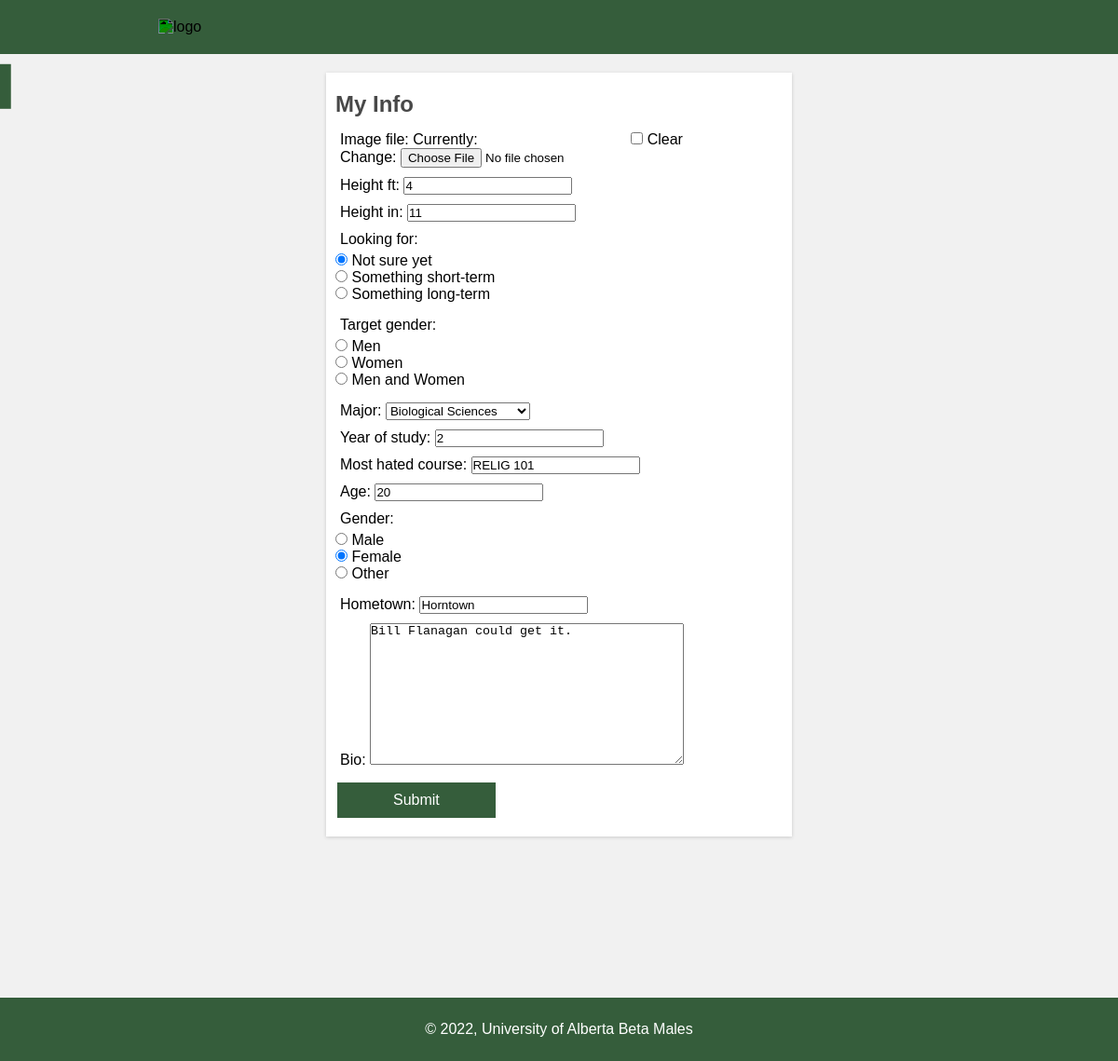
The app's page /account/edit_info/ (signed in) with its own data.
### account/models.py (models this page shows, shortened)
class UserInfo(models.Model):
    user = models.OneToOneField(
        to=User,
        on_delete=models.CASCADE,
        )
    image_file = models.ImageField(
        null=True,
        blank=True
        )
    height_ft = models.IntegerField()
    height_in = models.IntegerField()
    looking_for = models.CharField(max_length=40)
    target_gender = models.CharField(max_length=40)
    major = models.CharField(max_length=40)
    year_of_study = models.IntegerField()
    most_hated_course = models.CharField(max_length=40)
    first_name = models.CharField(max_length=40, null=True, blank=True)
    age = models.IntegerField()
    gender = models.CharField(max_length=40)
    hometown = models.CharField(max_length=50)
    bio = models.TextField(max_length=300)

### account/views.py (the view, shortened to what this page needs)
# urls.py: path("account/edit_info/", views.edit_info),
def edit_info(request):
    context = {}
    context["index"] = INDEX_URL
    try:
        user_info = UserInfo.objects.get(user=request.user)
        form = PersonalInfoForm(instance=user_info)
    except:
        form = PersonalInfoForm()
        user_info = None
    context["account_url"] = ACCOUNT_URL
    context["form"] = form
    return render(request, "edit_info.html", context)

### account/templates/edit_info.html (shortened to what this page needs)
<!DOCTYPE html>
<html>
    <head>
    </head>
    <body>
        <header>
            <a href={{index}}>
            <img alt="logo" src="https://logodix.com/logo/1031274.png">
        </header>
        <main>
            <article>
                    <h1>My Info</h1>
                    <p>
                        <form method="post" enctype="multipart/form-data">
                            {{form.as_p}}
                            <submitbutton>
                                <input type="submit" value="Submit" placeholder = "Test">
                            </submitbutton>
                        </form>
                    <p>
            </article>
            <div>
                <button type="submit">
                    <a href={{account_url}}>Account</a>
                </button>
            </div>
        </main>
        <footer>
            <p> &copy; <script>document.write(new Date().getFullYear());</script>, University of Alberta Beta Males</p>
        </footer>
    </body>
</html>

### account/templates/edit_info.html (style rules this page uses)
* { margin: 0; padding: 0; box-sizing: border-box; }
header { text-align: left; background-color: #355d3b; color: #fff; padding: 20px; }
body { font-family: Arial, Helvetica, sans-serif; background-color: #f1f1f1; }
img { margin-left: 150px; height: 40px; width: 170px; object-fit: cover; object-position: 100% 95%; filter: invert(100%) sepia(0%) saturate(2000%) hue-rotate(147deg) brightness(118%) contrast(100%); }
main { text-align: center; margin: auto; padding: 20px 80px; border-radius: 5; min-height: calc(150vh - 50px - 69px); }
article { margin: auto; text-align: left; box-shadow: rgba(0, 0, 0, 0.16) 0px 1px 4px; background-color: #fff; position: absolute; padding: 0px 10px; width: 500px; height: auto; left: 50%; margin-right: -50%; transform: translate(-50%, 0%); }
h1 { color: #484848; padding: 20px 0 0 0; }
a { text-decoration: none; color: #fff; }
input[value = "Submit"] { background-color: #355d3b; border: none; color: #fff; text-align: center; display: inline-block; font-size: 16px; margin: 10px 2px; cursor: pointer; padding: 10px 60px; }
footer { margin: 0; text-align: center; background-color: #355d3b; color: #fff; padding: 20px; width: 100%; bottom: 0; position: fixed; }
button { background-color: #355d3b; border: #000; color: #fff; text-align: center; display: inline-block; font-size: 16px; margin: 10px 2px; cursor: pointer; transform: translate(-533%,-40%); }
button a { display: block; padding: 15px 32px; }
p { padding: 5px; }

### records on screen
UserInfo: height_ft "4", height_in "11", looking_for "☑ Not sure yet ☐ Something short-term ☐ Something long-term", target_gender "☐ Men ☐ Women ☐ Men and Women", major "Biological Sciences", year_of_study "2", most_hated_course "RELIG 101", age "20", gender "☐ Male ☑ Female ☐ Other", hometown "Horntown", bio "Bill Flanagan could get it."
